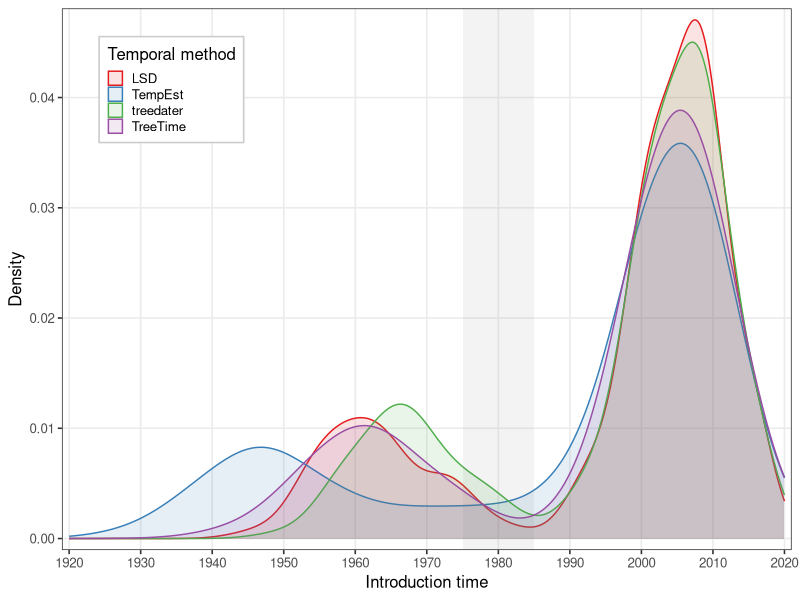
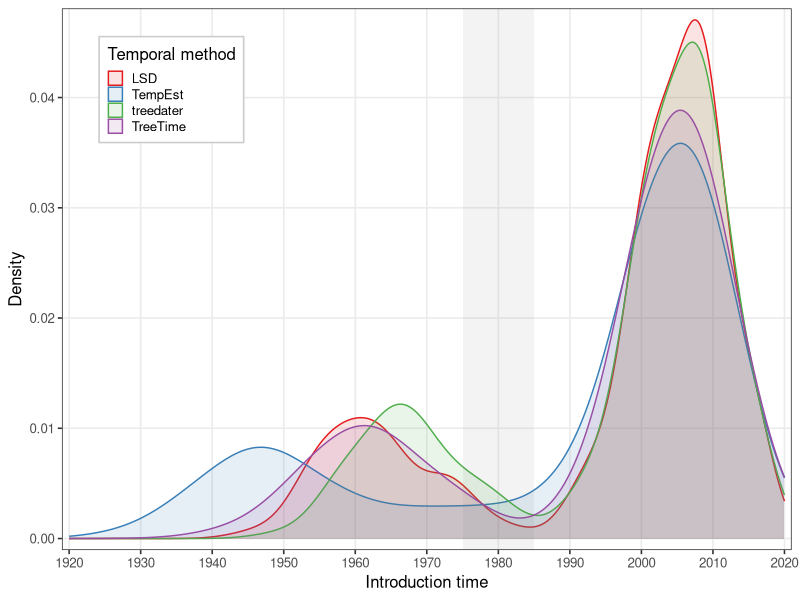
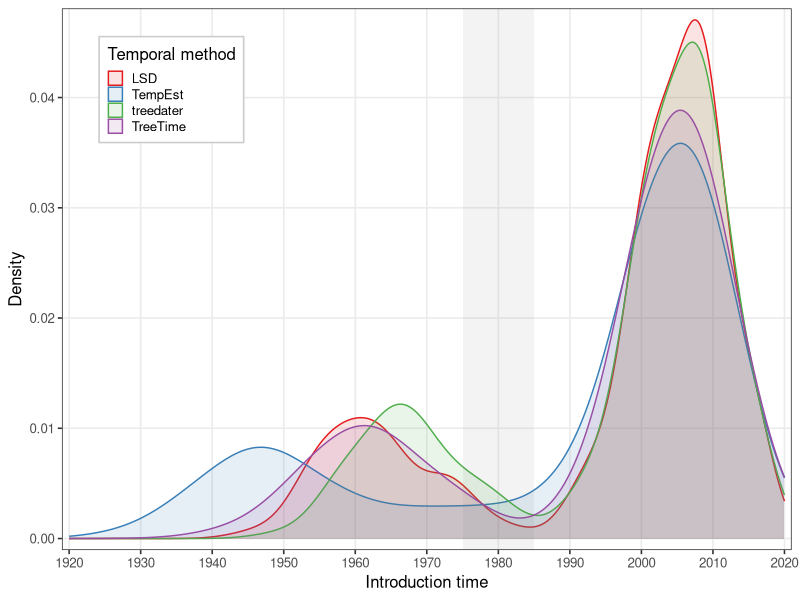

The R source for these figures, in order:
# ============================================================================
# Figure S20: Density plot comparing introduction timing across temporal methods
# HIV-1 Subtype C Phylodynamics Study
# Amanda Perofsky
# ============================================================================
library(dplyr)
library(tidyr)
library(ggplot2)

# Load and filter data (replicate main analysis)
d <- read.delim("input_data/intro_count_time.tsv")
d <- d %>%
  mutate(
    country_pair = paste0(from, "->", to),
    dataset_base = gsub("\\.\\d+$", "", dataset),
    method_combo = paste(dpt, mlt, sep = "_")
  )

total_combos <- n_distinct(d$method_combo)

complete_within_dataset <- d %>%
  group_by(dataset, country_pair) %>%
  summarise(n_combos = n_distinct(method_combo), .groups = "drop") %>%
  filter(n_combos == total_combos)

d_shared <- d %>%
  semi_join(complete_within_dataset, by = c("dataset", "country_pair"))

range(d_shared$time)
d_shared %>% arrange(time)
100 * nrow(d_shared %>% filter(time < 1920)) / nrow(d_shared) # < 0.01% of estimated intros occur before 1920

p_density <- ggplot(d_shared, aes(x = time, color = dpt, fill = dpt)) +
  geom_density(alpha = 0.12, adjust = 1.5) +
  scale_fill_brewer(palette = "Set1") +
  scale_color_brewer(palette = "Set1") +
  scale_x_continuous(
    breaks = seq(1920, 2020, 10),
    limits = c(1920, 2020),
    expand = c(0.01, 0.01)
  ) +
  scale_y_continuous(expand = c(0.001, 0.001)) +
  annotate("rect",
    xmin = 1975, xmax = 1985, ymin = -Inf, ymax = Inf,
    alpha = 0.08, fill = "gray40"
  ) +
  labs(
    x = "Introduction time",
    y = "Density",
    color = "Temporal method",
    fill = "Temporal method"
  ) +
  theme_bw(base_size = 12) +
  theme(
    legend.position = c(0.15, 0.85),
    legend.background = element_rect(fill = "white", color = "gray80"),
    legend.key.size = unit(0.8, "lines"),
    panel.grid.minor = element_blank()
  )
p_density
ggsave("figures/manuscript_fig_s20.png", p_density, width = 8, height = 5, dpi = 300)
ggsave("figures/manuscript_fig_s20.pdf", p_density, width = 8, height = 5)
